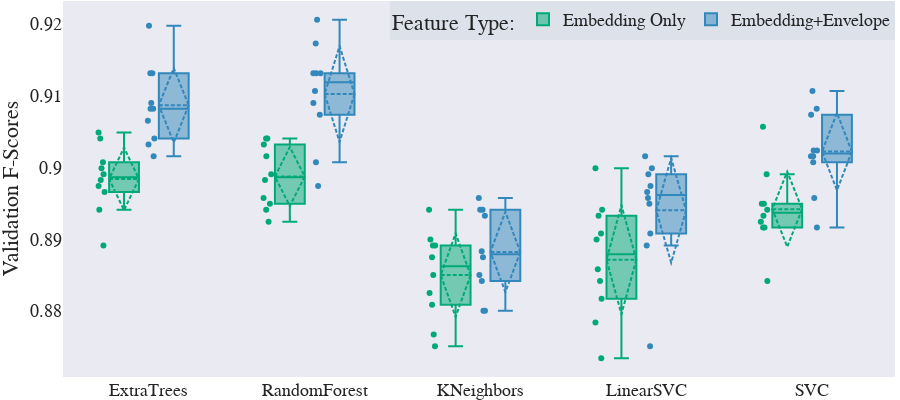

The cell this chart's notebook holds for it:
### Markdown cell above
### Training with Embeddings
- 2D projection indicates that the embeddings can be used for classification.
- We compare the classification accuracy of a number of models trained with embeddings+envelope features

### Code cell
comparison_csv_file="feature_extraction/csvs/mme_comparisons_mme.csv"
df=pd.read_csv(comparison_csv_file)
fig = px.box(df, x="model", y="y", color="feat_type",
             color_discrete_sequence=["#00AA77","#3388BB"],
             title="Box plot of total bill",
            )
fig.update_layout(
#     showlegend=False,
    
    autosize=False,title=None, 
    template="seaborn",
    width=900,height=400,
    font_family="Times New Roman",
    font_size=18,
    title_font_family="Times New Roman",
    title_font_size=30,
    boxmode='group',
    margin=dict(l=0, t=1,r=5, b=3),       
    boxgap=0.4,boxgroupgap=0.4,
        legend_title_text="Feature Type:",
                  legend=dict(
                      bgcolor='rgba(110,150,160,0.1)',
                  orientation="h",
                yanchor="top",
                y=1,
                xanchor="right",x=1)
    )
fig.update_traces(
        boxmean="sd", # represent mean. (sd shows standarddev)
        boxpoints='all', 
)
fig.update_xaxes(showgrid=False,zeroline=False,ticks='',title=None)
fig.update_yaxes(showgrid=False,zeroline=False,title="Validation F-Scores")

fig.show()

### Figure 1 — Plotly figure (JSON) as saved in the notebook; plotly's stock layout.template omitted (floating-point values rounded to 4 significant figures)
{"data": [{"alignmentgroup": "True", "boxmean": "sd", "boxpoints": "all", "hovertemplate": "feat_type=Embedding Only<br>model=%{x}<br>y=%{y}<extra></extra>", "legendgroup": "Embedding Only", "marker": {"color": "#00AA77"}, "name": "Embedding Only", "notched": false, "offsetgroup": "Embedding Only", "orientation": "v", "showlegend": true, "type": "box", "x": ["ExtraTrees", "ExtraTrees", "ExtraTrees", "ExtraTrees", "ExtraTrees", "ExtraTrees", "ExtraTrees", "ExtraTrees", "ExtraTrees", "ExtraTrees", "RandomForest", "RandomForest", "RandomForest", "RandomForest", "RandomForest", "RandomForest", "RandomForest", "RandomForest", "RandomForest", "RandomForest", "KNeighbors", "KNeighbors", "KNeighbors", "KNeighbors", "KNeighbors", "KNeighbors", "KNeighbors", "KNeighbors", "KNeighbors", "KNeighbors", "LinearSVC", "LinearSVC", "LinearSVC", "LinearSVC", "LinearSVC", "LinearSVC", "LinearSVC", "LinearSVC", "LinearSVC", "LinearSVC", "SVC", "SVC", "SVC", "SVC", "SVC", "SVC", "SVC", "SVC", "SVC", "SVC"], "x0": " ", "xaxis": "x", "y": [0.8966, 0.8999, 0.9041, 0.8941, 0.8991, 0.9049, 0.8974, 0.8983, 0.9007, 0.8892, 0.8941, 0.8958, 0.9041, 0.8983, 0.8991, 0.9041, 0.9016, 0.895, 0.9032, 0.8925, 0.8768, 0.8892, 0.8809, 0.885, 0.8825, 0.89, 0.8875, 0.8941, 0.8892, 0.8751, 0.8842, 0.8941, 0.8784, 0.8817, 0.8859, 0.89, 0.8908, 0.8999, 0.8933, 0.8734, 0.8933, 0.895, 0.8916, 0.8925, 0.8941, 0.8991, 0.8916, 0.895, 0.9057, 0.8842], "y0": " ", "yaxis": "y"}, {"alignmentgroup": "True", "boxmean": "sd", "boxpoints": "all", "hovertemplate": "feat_type=Embedding+Envelope<br>model=%{x}<br>y=%{y}<extra></extra>", "legendgroup": "Embedding+Envelope", "marker": {"color": "#3388BB"}, "name": "Embedding+Envelope", "notched": false, "offsetgroup": "Embedding+Envelope", "orientation": "v", "showlegend": true, "type": "box", "x": ["ExtraTrees", "ExtraTrees", "ExtraTrees", "ExtraTrees", "ExtraTrees", "ExtraTrees", "ExtraTrees", "ExtraTrees", "ExtraTrees", "ExtraTrees", "RandomForest", "RandomForest", "RandomForest", "RandomForest", "RandomForest", "RandomForest", "RandomForest", "RandomForest", "RandomForest", "RandomForest", "KNeighbors", "KNeighbors", "KNeighbors", "KNeighbors", "KNeighbors", "KNeighbors", "KNeighbors", "KNeighbors", "KNeighbors", "KNeighbors", "LinearSVC", "LinearSVC", "LinearSVC", "LinearSVC", "LinearSVC", "LinearSVC", "LinearSVC", "LinearSVC", "LinearSVC", "LinearSVC", "SVC", "SVC", "SVC", "SVC", "SVC", "SVC", "SVC", "SVC", "SVC", "SVC"], "x0": " ", "xaxis": "x", "y": [0.9082, 0.9132, 0.9132, 0.9065, 0.9198, 0.9032, 0.9016, 0.909, 0.9082, 0.9041, 0.9132, 0.9132, 0.9173, 0.9074, 0.9206, 0.9007, 0.909, 0.9107, 0.9132, 0.8974, 0.8801, 0.8941, 0.8875, 0.885, 0.8958, 0.8933, 0.8842, 0.8941, 0.8883, 0.8801, 0.8999, 0.8991, 0.8974, 0.8966, 0.9016, 0.8908, 0.895, 0.8892, 0.8958, 0.8751, 0.9024, 0.9016, 0.9024, 0.9007, 0.9107, 0.9082, 0.8916, 0.9016, 0.9074, 0.8958], "y0": " ", "yaxis": "y"}], "layout": {"autosize": false, "boxgap": 0.4, "boxgroupgap": 0.4, "boxmode": "group", "font": {"family": "Times New Roman", "size": 18}, "height": 400, "legend": {"bgcolor": "rgba(110,150,160,0.1)", "orientation": "h", "title": {"text": "Feature Type:"}, "tracegroupgap": 0, "x": 1, "xanchor": "right", "y": 1, "yanchor": "top"}, "margin": {"b": 3, "l": 0, "r": 5, "t": 1}, "title": {"font": {"family": "Times New Roman", "size": 30}}, "width": 900, "xaxis": {"anchor": "y", "autorange": true, "domain": [0, 1], "range": [-0.5182, 4.5], "showgrid": false, "ticks": "", "title": {}, "type": "category", "zeroline": false}, "yaxis": {"anchor": "x", "autorange": true, "domain": [0, 1], "range": [0.8708, 0.9232], "showgrid": false, "title": {"text": "Validation F-Scores"}, "type": "linear", "zeroline": false}}}
